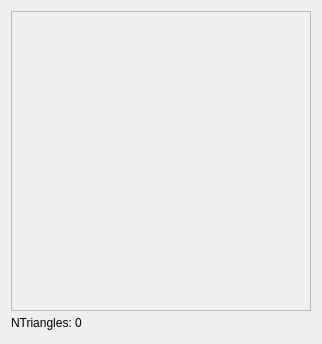
         <widget class="QWidget" name="layoutWidget">
          <layout class="QVBoxLayout" name="verticalLayout_4">
           <property name="spacing">
            <number>2</number>
           </property>
           <item>
            <widget class="QFrame" name="MainViewFrame">
             <property name="sizePolicy">
              <sizepolicy hsizetype="Expanding" vsizetype="Expanding">
               <horstretch>0</horstretch>
               <verstretch>0</verstretch>
              </sizepolicy>
             </property>
             <property name="minimumSize">
              <size>
               <width>300</width>
               <height>300</height>
              </size>
             </property>
             <property name="frameShape">
              <enum>QFrame::StyledPanel</enum>
             </property>
             <property name="frameShadow">
              <enum>QFrame::Sunken</enum>
             </property>
             <layout class="QHBoxLayout" name="horizontalLayout">
              <property name="spacing">
               <number>0</number>
              </property>
              <property name="margin">
               <number>0</number>
              </property>
              <item>
               <widget class="Viewer" name="MainView" native="true">
                <property name="sizePolicy">
                 <sizepolicy hsizetype="Expanding" vsizetype="Expanding">
                  <horstretch>0</horstretch>
                  <verstretch>3</verstretch>
                 </sizepolicy>
                </property>
                <property name="cursor">
                 <cursorShape>CrossCursor</cursorShape>
                </property>
                <property name="mouseTracking">
                 <bool>true</bool>
                </property>
               </widget>
              </item>
             </layout>
            </widget>
           </item>
           <item>
            <layout class="QHBoxLayout" name="horizontalLayout_11">
             <item>
              <widget class="QLabel" name="NTrianglesLabel">
               <property name="text">
                <string>NTriangles: 0</string>
               </property>
              </widget>
             </item>
             <item>
              <spacer name="horizontalSpacer_4">
               <property name="orientation">
                <enum>Qt::Horizontal</enum>
               </property>
               <property name="sizeHint" stdset="0">
                <size>
                 <width>40</width>
                 <height>20</height>
                </size>
               </property>
              </spacer>
             </item>
             <item>
              <widget class="QLabel" name="SliceSelectorLabel">
               <property name="text">
                <string/>
               </property>
              </widget>
             </item>
            </layout>
           </item>
          </layout>
         </widget>
